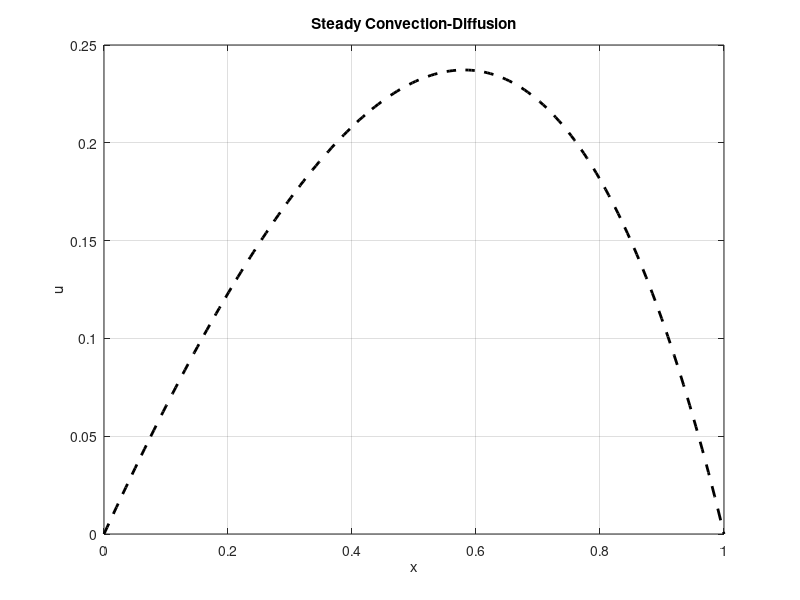

MATLAB code for this plot:
D=1/2; %transition 
x=linspace(0,1,200);
u=x-(exp(x/D)-1)/(exp(1/D)-1); %exact equation solution

%Plot
plot(x,u,'--','LineWidth',2,'Color',[0 0 0]);
xlabel('x');
ylabel('u');
title('Steady Convection-Diffusion')
grid on;
